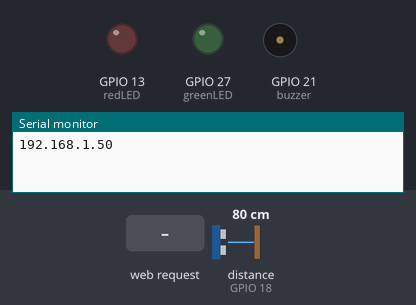
Bench run of a sketch on a simulated ESP32. Shown: output pins drawn as LEDs (lit = HIGH), buzzer (waves = sounding, pin HIGH), the last lines printed to the serial monitor. Wiring (inferred from the names in the program): ultrasonic range finder: trigger GPIO 5; echo GPIO 18. Inputs (shaded band) come from the test bench; at power-on: distance to the obstacle (sensor on GPIO 18) 80 cm. The echo pulse lasts 58.3 µs per cm; WiFi joins after 1.5 s; servers stay silent unless stated; pins used as bus, display or sensor lines are not drawn.

Above: at 3.0 s.
3.1 s: distance to the obstacle (sensor on GPIO 18) set to 18 cm
4.6 s: distance to the obstacle (sensor on GPIO 18) set to 14 cm
At 5.3 s:
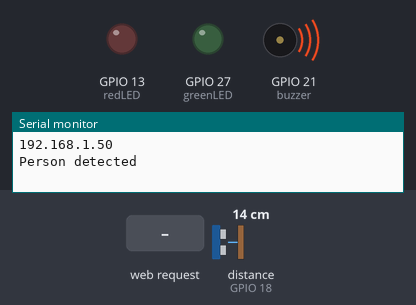
6.3 s: HTTP request GET /led?color=green received
At 6.7 s:
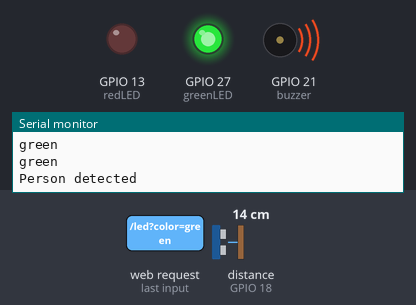
7.8 s: HTTP request GET /led?color=red received
At 9.0 s:
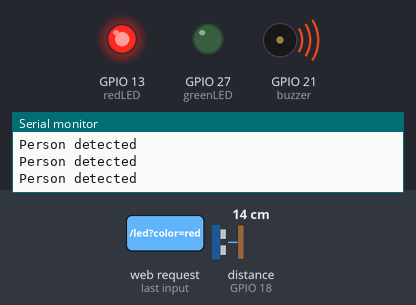
9.3 s: HTTP request GET /led received
At 10.5 s:
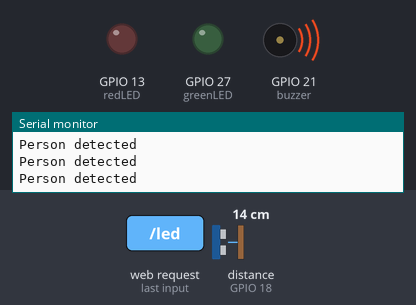
10.8 s: distance to the obstacle (sensor on GPIO 18) set to 35 cm
At 11.9 s:
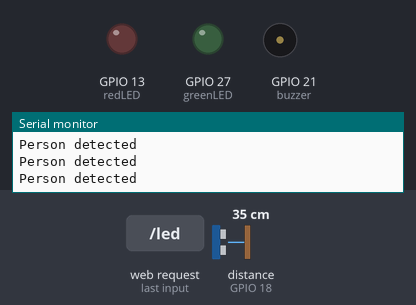
Timing chart, 0 to 13.3 s (numbered marks = the images above; inputs shaded):
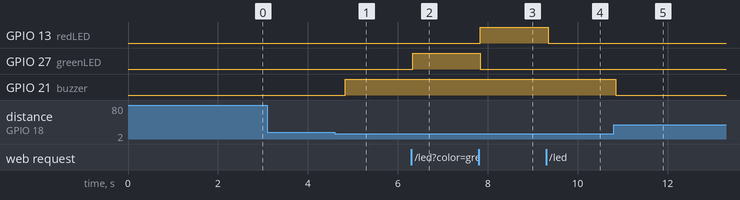

The sketch:

SmartEntryMonitor.ino
```cpp
#define BLYNK_TEMPLATE_ID "TMPL3SrngiWeI"
#define BLYNK_TEMPLATE_NAME "LED1"
#define BLYNK_AUTH_TOKEN "utr7ATuK5fITBphYwrMsrNGJ92xN8EVo"

#include <WiFi.h>
#include <WiFiClient.h>
#include <BlynkSimpleEsp32.h>
#include <WebServer.h>

const int greenLED = 27;
const int redLED = 13;
const int trigPin = 5;
const int echoPin = 18;
const int buzzer = 21;

long duration;
int distance;
bool objectDetected = false;
bool notificationSent = false;

WebServer server(80);

char ssid[] = "POCO C65";
char pass[] = "12345678";

void setup() {
  Serial.begin(115200);

  pinMode(trigPin, OUTPUT);
  pinMode(echoPin, INPUT);
  pinMode(greenLED, OUTPUT);
  pinMode(redLED, OUTPUT);
  pinMode(buzzer, OUTPUT);

  Blynk.begin(BLYNK_AUTH_TOKEN, ssid, pass);

  server.on("/led", HTTP_GET, []() {
    String color = server.arg("color");
    Serial.println(color);
    digitalWrite(greenLED, LOW);
    digitalWrite(redLED, LOW);
    //if (objectDetected) {
      Serial.println(color);
      if (color == "green") {
        Serial.println(color);
        digitalWrite(greenLED, HIGH);
      } else if (color == "red") {
        Serial.println(color);
        digitalWrite(redLED, HIGH);
      }
    //}

    server.send(200, "text/plain", "LED set to " + color);
  });

  server.begin();
  Serial.println(WiFi.localIP());
}

void loop() {
  Blynk.run();
  server.handleClient();
  detectObject();
}

void detectObject() {
  digitalWrite(trigPin, LOW);
  delayMicroseconds(2);
  digitalWrite(trigPin, HIGH);
  delayMicroseconds(10);
  digitalWrite(trigPin, LOW);

  duration = pulseIn(echoPin, HIGH);
  distance = duration * 0.034 / 2;

  if (distance > 0 && distance < 15) {
    Serial.println("Person detected");
    objectDetected = true;
    digitalWrite(buzzer, HIGH);

    if (!notificationSent) {
      Blynk.logEvent("door_alert", "Someone is at the door! http://192.168.53.191:5000");
      notificationSent = true;
    }
  } else {
    objectDetected = false;
    notificationSent = false;
    digitalWrite(greenLED, LOW);
    digitalWrite(redLED, LOW);
    digitalWrite(buzzer, LOW);
  }

  delay(500);
}
```

Measured:
- the behaviour switches between 16 and 15 cm on distance to the obstacle (sensor on GPIO 18) (found by bisection; images 0 and 1)
- after the input at 3.1 s, every drawn part: stays the same
- after the input at 4.6 s, GPIO 21 (buzzer): LOW → HIGH after 0.23 s
- after the input at 6.3 s, GPIO 27 (greenLED): LOW → HIGH at once
- after the input at 7.8 s, GPIO 13 (redLED): LOW → HIGH at once; GPIO 27 (greenLED): HIGH → LOW at once
- after the input at 9.3 s, GPIO 13 (redLED): HIGH → LOW at once
- after the input at 10.8 s, GPIO 21 (buzzer): HIGH → LOW after 0.05 s
